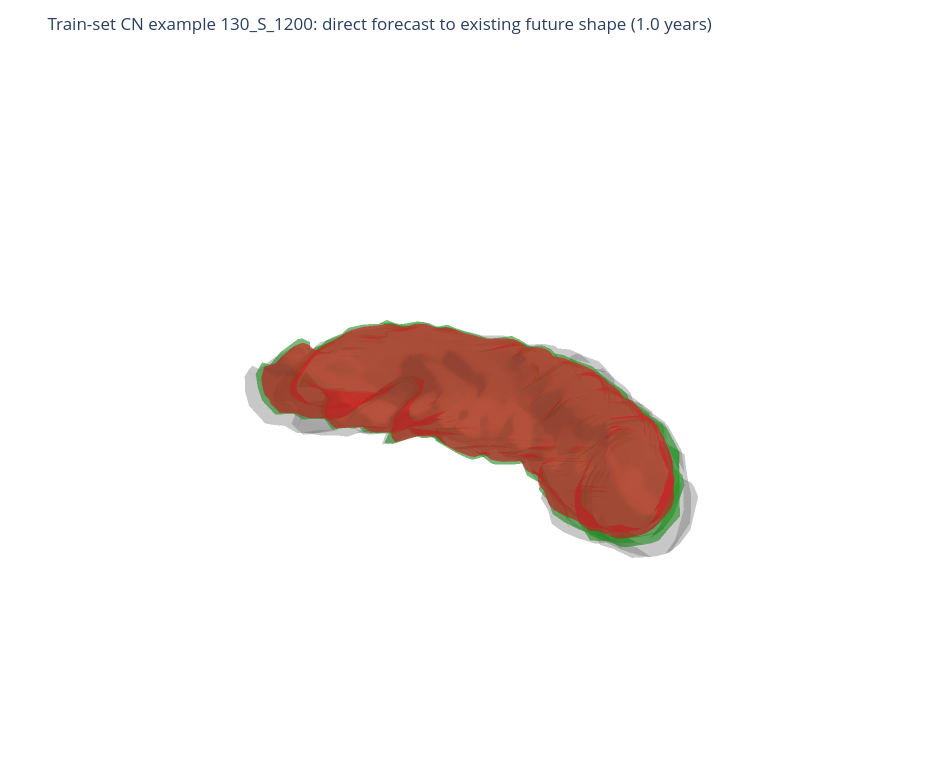
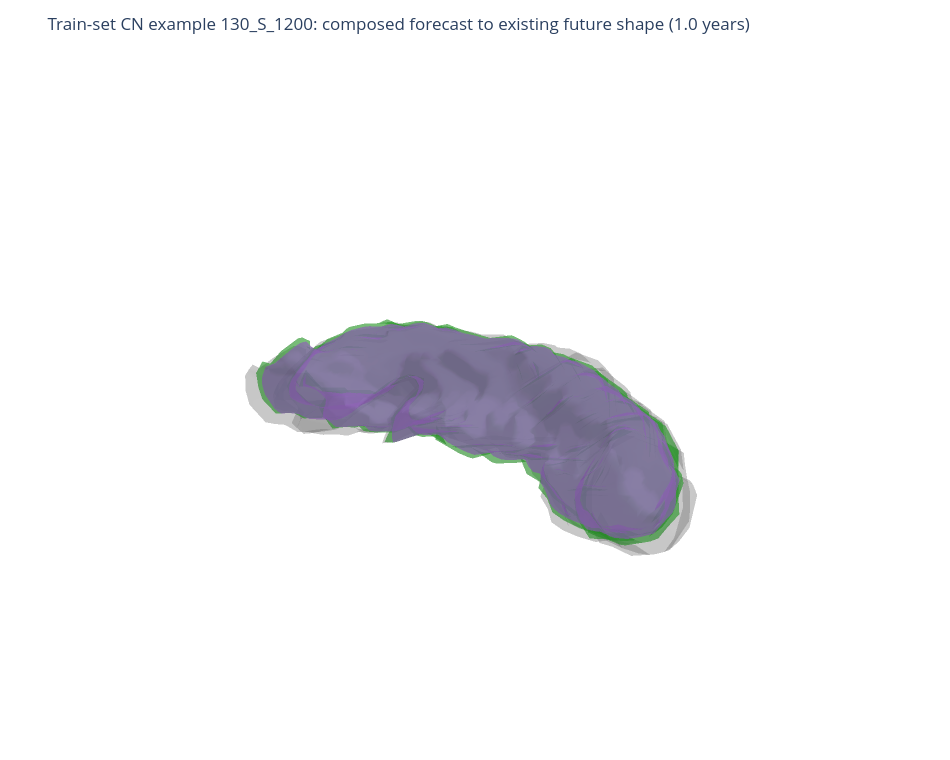
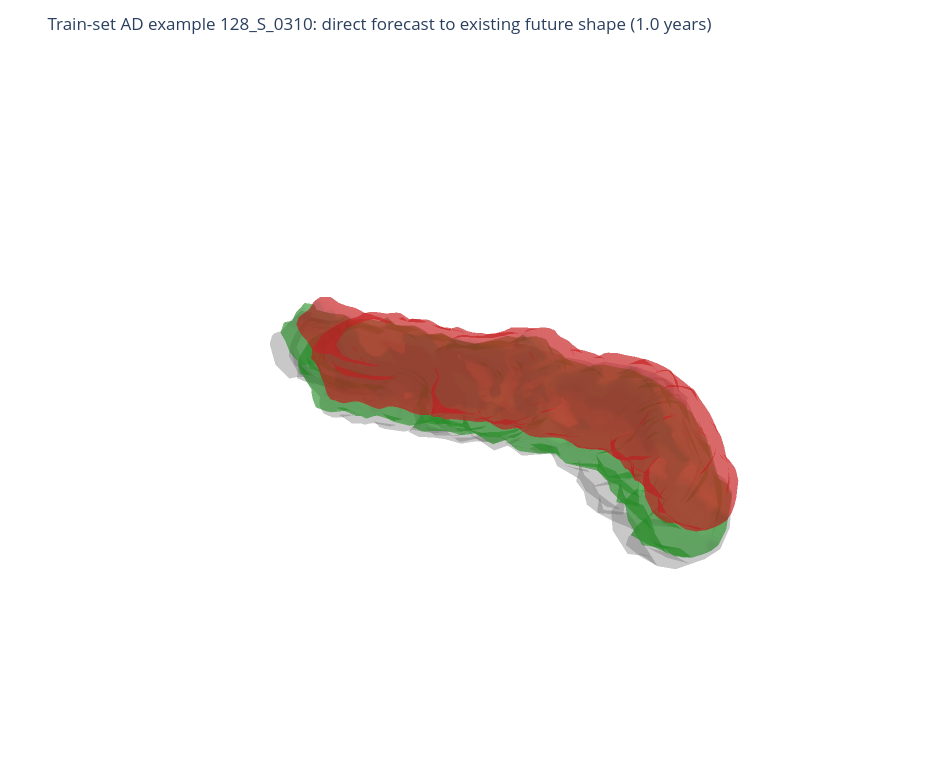

The cell these charts' notebook holds for them, in order:
### Markdown cell above
## Representative train forecast examples

These overlays pick one `CN` and one `AD` training subject with a relatively long future horizon and show the source shape, the real future target shape, and the direct/composed prediction.

### Code cell
for fig in train_helpers.representative_train_forecast_figures(
    checkpoint=CHECKPOINT,
    device=DEVICE,
    n_subjects=N_SUBJECTS,
    seed=SEED,
    bin_width_years=BIN_WIDTH_YEARS,
    mesh_resolution=MESH_RESOLUTION,
):
    fig.show()

### Figure 1 — Plotly figure (JSON) as saved in the notebook; plotly's stock layout.template omitted (floating-point values rounded to 4 significant figures; data arrays with more than 128 entries replaced by an {"elided": "..."} marker saying what was removed)
{"data": [{"color": "#7f7f7f", "i": {"elided": "3348 int values"}, "j": {"elided": "3348 int values"}, "k": {"elided": "3348 int values"}, "name": "source", "opacity": 0.22, "type": "mesh3d", "x": {"elided": "1676 float values"}, "y": {"elided": "1676 float values"}, "z": {"elided": "1676 float values"}}, {"color": "#2ca02c", "i": {"elided": "3348 int values"}, "j": {"elided": "3348 int values"}, "k": {"elided": "3348 int values"}, "name": "ground truth", "opacity": 0.4, "type": "mesh3d", "x": {"elided": "1676 float values"}, "y": {"elided": "1676 float values"}, "z": {"elided": "1676 float values"}}, {"color": "#d62728", "i": {"elided": "13428 int values"}, "j": {"elided": "13428 int values"}, "k": {"elided": "13428 int values"}, "name": "direct", "opacity": 0.45, "type": "mesh3d", "x": {"elided": "6716 float values"}, "y": {"elided": "6716 float values"}, "z": {"elided": "6716 float values"}}], "layout": {"height": 760, "margin": {"b": 0, "l": 0, "r": 0, "t": 60}, "scene": {"aspectmode": "data", "xaxis": {"visible": false}, "yaxis": {"visible": false}, "zaxis": {"visible": false}}, "title": {"text": "Train-set CN example 130_S_1200: direct forecast to existing future shape (1.0 years)"}, "width": 950}}

### Figure 2 — Plotly figure (JSON) as saved in the notebook; plotly's stock layout.template omitted (floating-point values rounded to 4 significant figures; data arrays with more than 128 entries replaced by an {"elided": "..."} marker saying what was removed)
{"data": [{"color": "#7f7f7f", "i": {"elided": "3348 int values"}, "j": {"elided": "3348 int values"}, "k": {"elided": "3348 int values"}, "name": "source", "opacity": 0.22, "type": "mesh3d", "x": {"elided": "1676 float values"}, "y": {"elided": "1676 float values"}, "z": {"elided": "1676 float values"}}, {"color": "#2ca02c", "i": {"elided": "3348 int values"}, "j": {"elided": "3348 int values"}, "k": {"elided": "3348 int values"}, "name": "ground truth", "opacity": 0.4, "type": "mesh3d", "x": {"elided": "1676 float values"}, "y": {"elided": "1676 float values"}, "z": {"elided": "1676 float values"}}, {"color": "#9467bd", "i": {"elided": "13616 int values"}, "j": {"elided": "13616 int values"}, "k": {"elided": "13616 int values"}, "name": "composed", "opacity": 0.45, "type": "mesh3d", "x": {"elided": "6810 float values"}, "y": {"elided": "6810 float values"}, "z": {"elided": "6810 float values"}}], "layout": {"height": 760, "margin": {"b": 0, "l": 0, "r": 0, "t": 60}, "scene": {"aspectmode": "data", "xaxis": {"visible": false}, "yaxis": {"visible": false}, "zaxis": {"visible": false}}, "title": {"text": "Train-set CN example 130_S_1200: composed forecast to existing future shape (1.0 years)"}, "width": 950}}

### Figure 3 — Plotly figure (JSON) as saved in the notebook; plotly's stock layout.template omitted (floating-point values rounded to 4 significant figures; data arrays with more than 128 entries replaced by an {"elided": "..."} marker saying what was removed)
{"data": [{"color": "#7f7f7f", "i": {"elided": "3348 int values"}, "j": {"elided": "3348 int values"}, "k": {"elided": "3348 int values"}, "name": "source", "opacity": 0.22, "type": "mesh3d", "x": {"elided": "1676 float values"}, "y": {"elided": "1676 float values"}, "z": {"elided": "1676 float values"}}, {"color": "#2ca02c", "i": {"elided": "3348 int values"}, "j": {"elided": "3348 int values"}, "k": {"elided": "3348 int values"}, "name": "ground truth", "opacity": 0.4, "type": "mesh3d", "x": {"elided": "1676 float values"}, "y": {"elided": "1676 float values"}, "z": {"elided": "1676 float values"}}, {"color": "#d62728", "i": {"elided": "10252 int values"}, "j": {"elided": "10252 int values"}, "k": {"elided": "10252 int values"}, "name": "direct", "opacity": 0.45, "type": "mesh3d", "x": {"elided": "5128 float values"}, "y": {"elided": "5128 float values"}, "z": {"elided": "5128 float values"}}], "layout": {"height": 760, "margin": {"b": 0, "l": 0, "r": 0, "t": 60}, "scene": {"aspectmode": "data", "xaxis": {"visible": false}, "yaxis": {"visible": false}, "zaxis": {"visible": false}}, "title": {"text": "Train-set AD example 128_S_0310: direct forecast to existing future shape (1.0 years)"}, "width": 950}}
